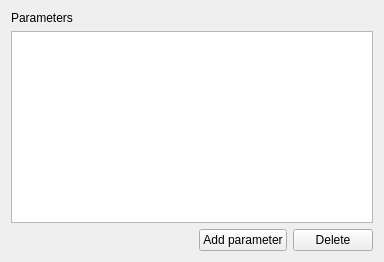
<?xml version="1.0" encoding="UTF-8"?>
<ui version="4.0">
 <class>CreateCmdlineBasedWorkerWizardParametersPage</class>
 <widget class="QWizardPage" name="CreateCmdlineBasedWorkerWizardParametersPage">
  <property name="windowTitle">
   <string>WizardPage</string>
  </property>
  <layout class="QVBoxLayout" name="verticalLayout">
   <item>
    <widget class="QLabel" name="lblTitle">
     <property name="text">
      <string>Parameters</string>
     </property>
    </widget>
   </item>
   <item>
    <widget class="QTableView" name="tvAttributes">
     <property name="selectionMode">
      <enum>QAbstractItemView::SingleSelection</enum>
     </property>
     <attribute name="verticalHeaderVisible">
      <bool>false</bool>
     </attribute>
     <attribute name="verticalHeaderHighlightSections">
      <bool>false</bool>
     </attribute>
    </widget>
   </item>
   <item>
    <layout class="QHBoxLayout" name="buttonsLayout">
     <property name="sizeConstraint">
      <enum>QLayout::SetMinAndMaxSize</enum>
     </property>
     <item>
      <spacer name="horizontalSpacer">
       <property name="orientation">
        <enum>Qt::Horizontal</enum>
       </property>
       <property name="sizeHint" stdset="0">
        <size>
         <width>188</width>
         <height>20</height>
        </size>
       </property>
      </spacer>
     </item>
     <item>
      <widget class="QPushButton" name="pbAdd">
       <property name="text">
        <string>Add parameter</string>
       </property>
      </widget>
     </item>
     <item>
      <widget class="QPushButton" name="pbDelete">
       <property name="text">
        <string>Delete</string>
       </property>
      </widget>
     </item>
    </layout>
   </item>
  </layout>
 </widget>
 <resources/>
 <connections/>
</ui>
